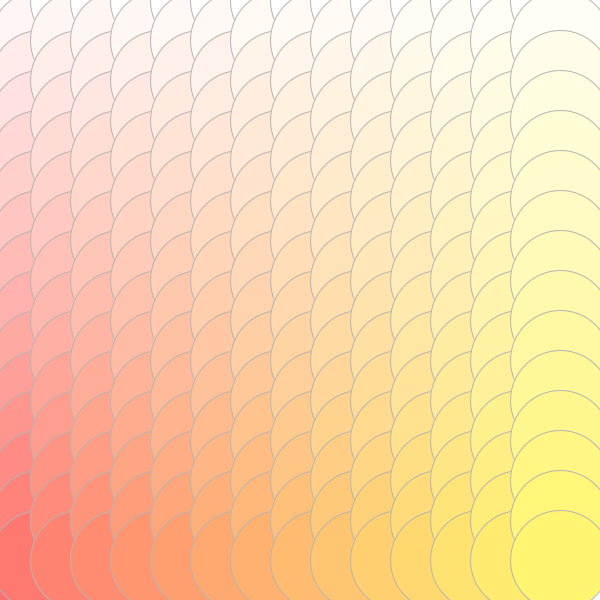
Frame 1 (no input)
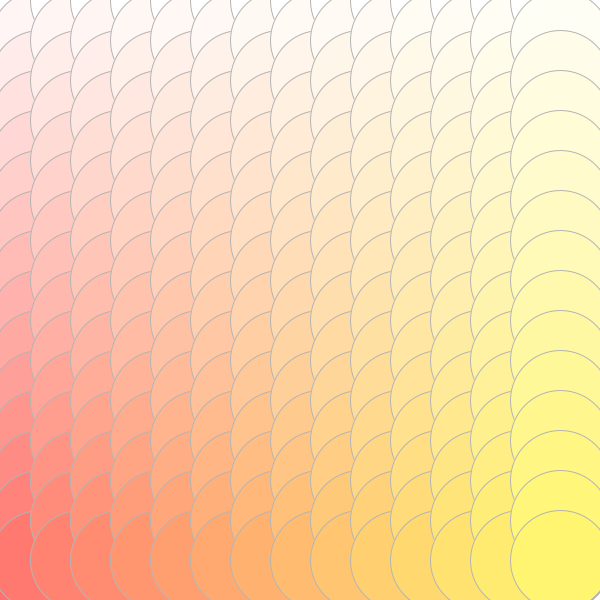
Frame 60 (the mouse pressed at the canvas centre just before this capture)
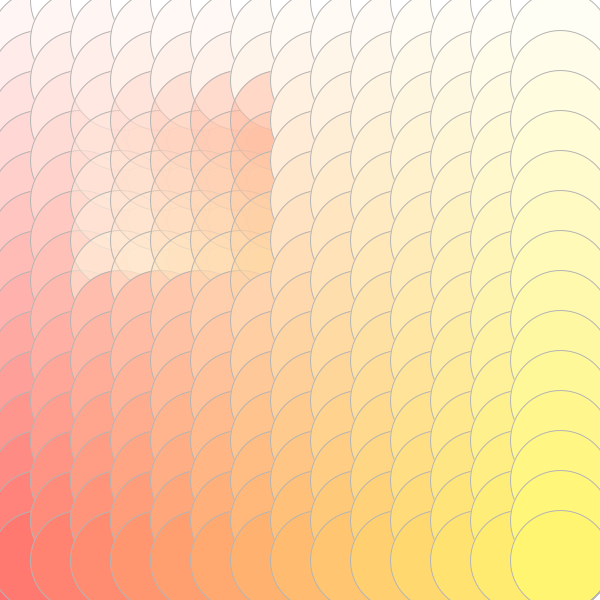
Frame 120 (the mouse held since frame 60 and released just before this capture)

The Processing sketch that drew these frames (run headless with seeded random() and noise(); from frame 60 on, the mouse is pressed at the canvas centre):

// Processing sketch: processing_51556
// ── processing_51556.pde

//interactive pattern

void setup(){
  size(600,600);
  background(255);
  colorMode(HSB,360,100,100,100);
  smooth();
}

void draw(){
  //i corresponds to width of shape
  for (int i=0;i < width; i+=40){
    for (int j=0;j < height; j+=40){
      if(mouseX > i && mouseX < i+200 && mouseY > j && mouseY < j+200){
        fill(j/8,i/8,100,50);
      } else {
        fill(i/10,j/10,100,100);
      } 
//      if(i%5==30){
//        stroke(0);
//      }
      //changing the size makes COOL STUFF
      ellipse(i,j,100,100);
      smooth();
      stroke(255);
    }
  }
}
      
